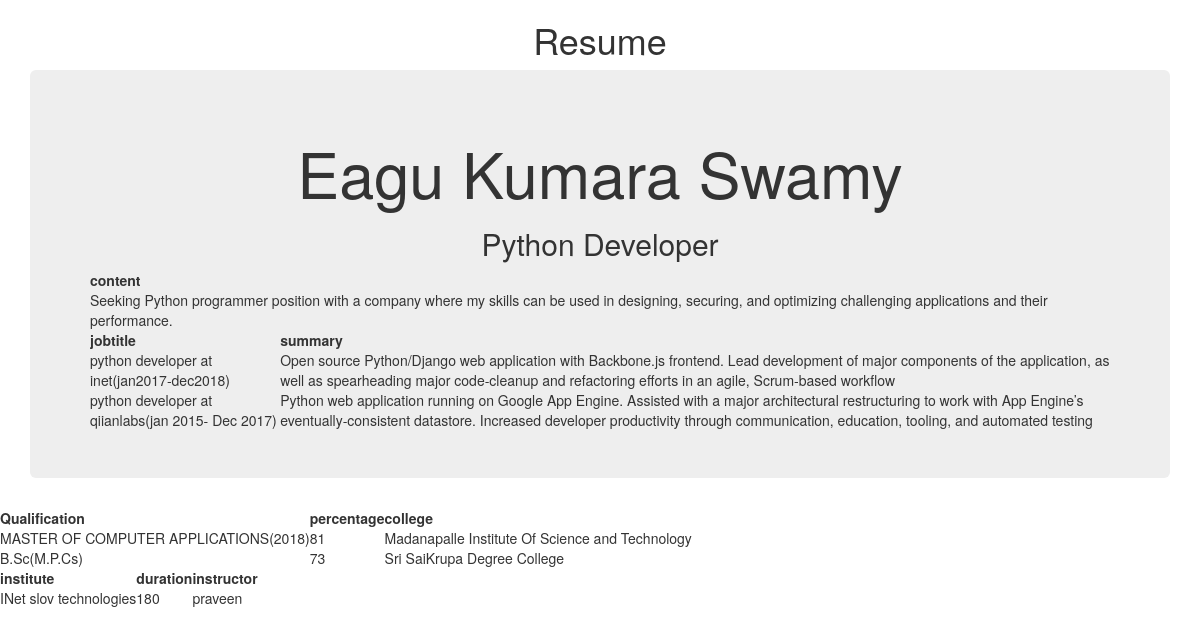
Screenshot of /resume/ with the database file from the repository.
### resume/models.py (models this page shows)
class Profile(models.Model):
    content=models.CharField(max_length=200)

class Experience(models.Model):
    jobtitle=models.CharField(max_length=300)
    summary=models.CharField(max_length=300)

class Education(models.Model):
    Qualification=models.CharField(max_length=69)
    percentage=models.IntegerField()
    college=models.CharField(max_length=70)

class Training(models.Model):
    institute=models.CharField(max_length=40)
    duration=models.IntegerField()
    instructor=models.CharField(max_length=30)

### resume/views.py (the view)
# urls.py: url(r'^resume/', views.Resumes),
def Resumes(request):
    per=Profile.objects.all()
    exp=Experience.objects.all()
    Edu=Education.objects.all()
    trin=Training.objects.all()
    my_dict={"per":per,"exp":exp,"Edu":Edu,'trin':trin}
    return render(request,"resume/empdetails.html",context=my_dict)

### templates/resume/empdetails.html (shortened to what this page needs)
<!DOCTYPE html>
<html lang="en" dir="ltr">
  <head>
    <link rel="stylesheet" href="https://maxcdn.bootstrapcdn.com/bootstrap/3.3.7/css/bootstrap.min.css"
>
  </head>
  <body>
  <div class="container" align="center">
  <bgcolor="#b8822c" behavior="alternate"><h1>Resume</h1>
  <div class="jumbotron">
  <h1> Eagu Kumara Swamy </h1>
  <h2> Python Developer </h2>
  {% if per %}
  <table>
  <thead>
  <th> content </th>
  </thead>
       {% for emp in per %}
       <tr>
        <td> {{emp.content}}</td>
       </tr>
        {% endfor %}
          </table>
         {%else%}
           <p> No records found </p>
           {% endif %}
           {% if exp %}
           <table>
             <thead>
              <th> jobtitle </th>
              <th> summary </th>
              </thead>
             {% for emp in exp %}
             <tr>
              <td> {{emp.jobtitle}}</td>
              <td> {{emp.summary}}</td>
             </tr>
                {% endfor %}
                </table>
               {%else%}
                 <p> No records found </p>
                 {% endif %}
                 </div>
                 </div>
                 {% if Edu %}
                 <table>
                   <thead>
                    <th> Qualification </th>
                    <th> percentage </th>
                    <th> college </th>
                      </thead>
                   {% for emp in Edu %}
                   <tr>
                    <td> {{emp.Qualification}}</td>
                    <td> {{emp.percentage}}</td>
                    <td> {{emp.college}}</td>
                   </tr>
                      {% endfor %}
                      </table>
                     {%else%}
                       <p> No records found </p>
                       {% endif %}
                       {% if trin %}
                       <table>
                         <thead>
                          <th> institute </th>
                          <th> duration </th>
                          <th> instructor</th>
                            </thead>
                         {% for emp in trin %}
                         <tr>
                          <td> {{emp.institute}}</td>
                          <td> {{emp.duration}}</td>
                          <td> {{emp.instructor}}</td>
                         </tr>
                            {% endfor %}
                            </table>
                           {%else%}
                             <p> No records found </p>
                             {% endif %}
                             </body>
</html>

### rows the page displays
Profile: content "Seeking Python programmer position with a company where my skills can be used in designing, securing, and optimizing challenging applications and their performance."
Experience: jobtitle "python developer at inet(jan2017-dec2018)", summary "Open source Python/Django web application with Backbone.js frontend. Lead development of major components of the application, as well as spearheading major code‑cleanup and refactoring efforts in an agile, Scrum‑based workflow"
Experience: jobtitle "python developer at qiianlabs(jan 2015- Dec 2017)", summary "Python web application running on Google App Engine. Assisted with a major architectural restructuring to work with App Engine’s eventually‑consistent datastore. Increased developer productivity through communication, education, tooling, and automated testing"
Education: Qualification "MASTER OF COMPUTER APPLICATIONS(2018)", percentage "81", college "Madanapalle Institute Of Science and Technology"
Education: Qualification "B.Sc(M.P.Cs)", percentage "73", college "Sri SaiKrupa Degree College"
Training: institute "INet slov technologies", duration "180", instructor "praveen"
